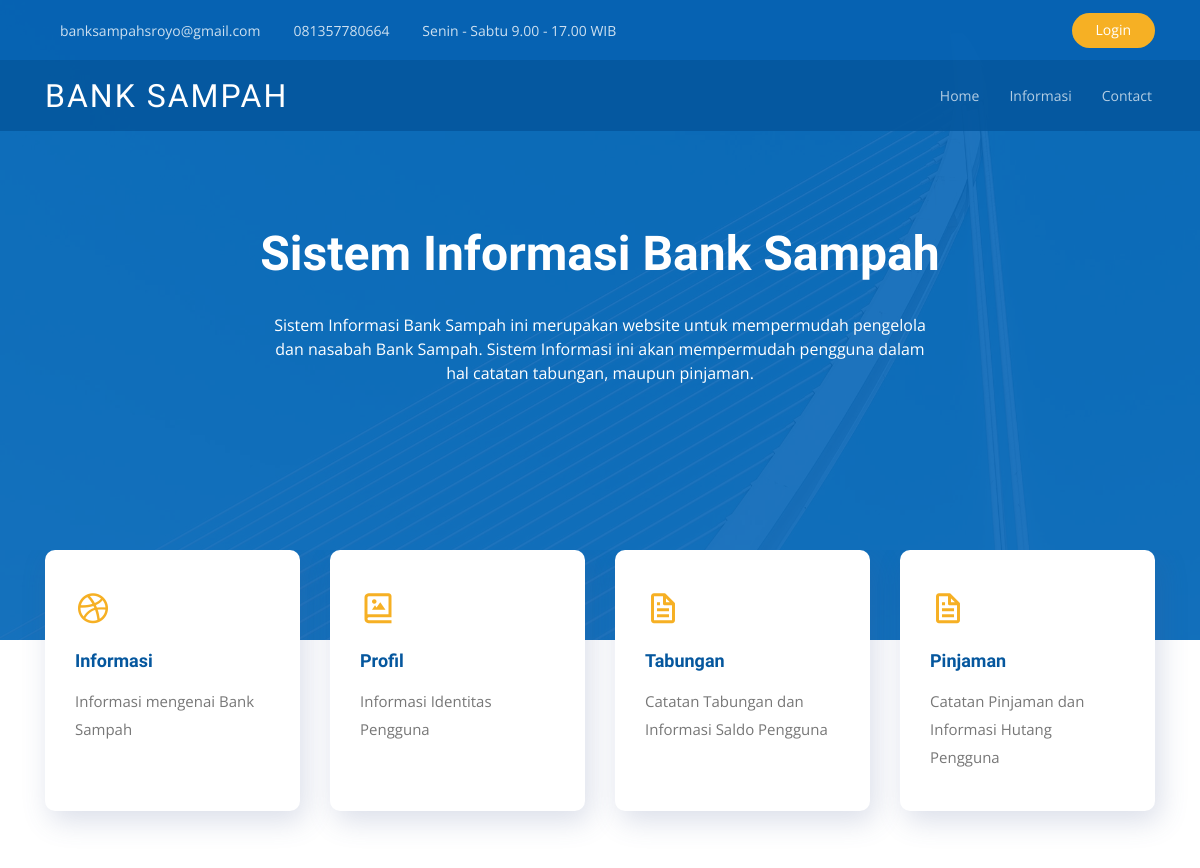
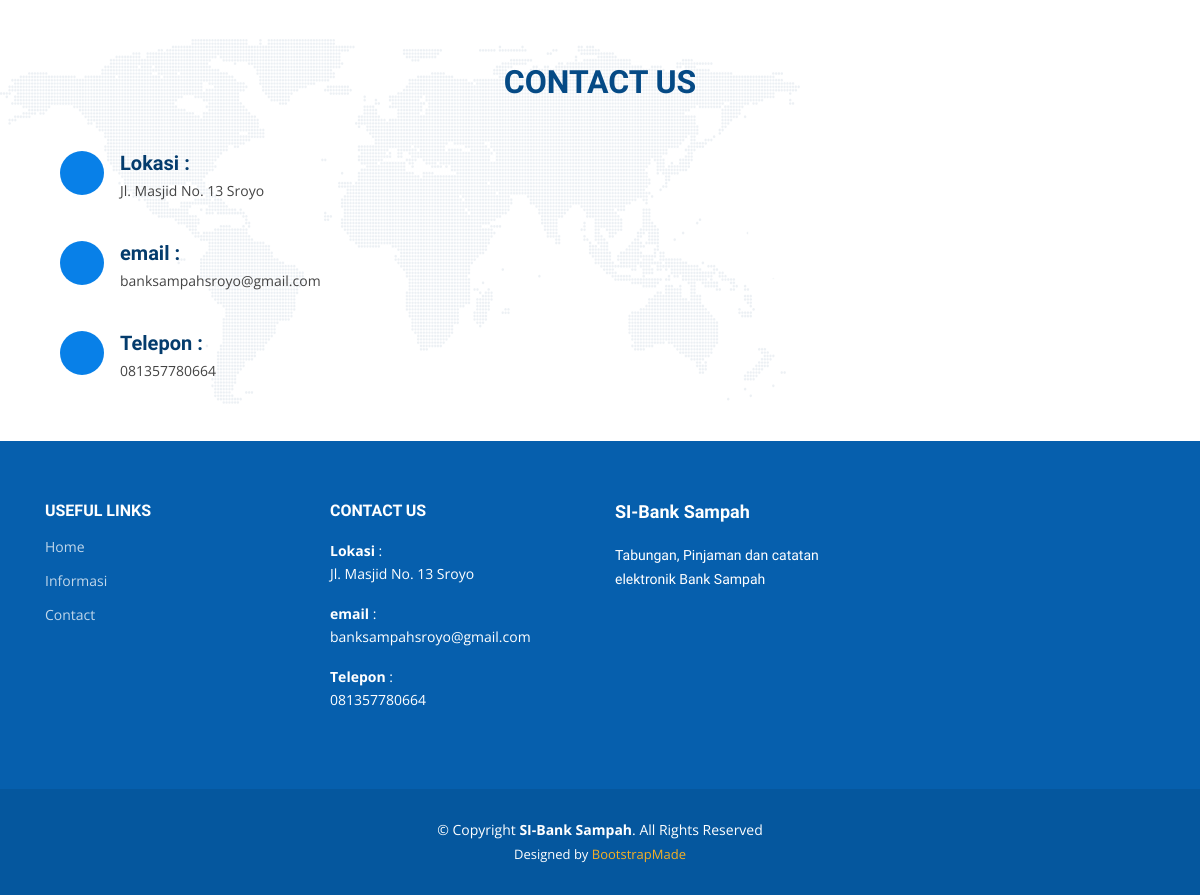
The page /USER/index.php on the database its author committed (2 pictures, top to bottom).
### tables this page shows
CREATE TABLE `tb_config` (
  `id_config` int(11) NOT NULL,
  `judul` varchar(50) NOT NULL,
  `isi` text NOT NULL
);

### USER/index.php (the view, shortened to what this page needs)
<!DOCTYPE html>
<html lang="en">
<head>
  <link href="assets/vendor/bootstrap/css/bootstrap.min.css" rel="stylesheet">
  <link href="assets/vendor/icofont/icofont.min.css" rel="stylesheet">
  <link href="assets/vendor/boxicons/css/boxicons.min.css" rel="stylesheet">
  <link href="assets/vendor/animate.css/animate.min.css" rel="stylesheet">
  <link href="assets/vendor/remixicon/remixicon.css" rel="stylesheet">
  <link href="assets/vendor/owl.carousel/assets/owl.carousel.min.css" rel="stylesheet">
  <link href="assets/vendor/venobox/venobox.css" rel="stylesheet">
  <link href="assets/vendor/aos/aos.css" rel="stylesheet">
  <link href="assets/css/style.css" rel="stylesheet">
</head>
<body>
  <?php include 'navbar.php'; ?>
  <section id="hero" class="d-flex justify-cntent-center align-items-center">
    <div id="heroCarousel" class="container carousel carousel-fade" data-ride="carousel">
      <div class="carousel-item active">
        <div class="carousel-container">
          <h2 class="animate__animated animate__fadeInDown"><span>Sistem Informasi Bank Sampah</span></h2>
          <p class="animate__animated animate__fadeInUp">Sistem Informasi Bank Sampah ini merupakan website untuk mempermudah pengelola dan nasabah Bank Sampah. Sistem Informasi ini akan mempermudah pengguna dalam hal catatan tabungan, maupun pinjaman.</p>
        </div>
      </div>
    </div>
  </section>
  <main id="main">
    <section id="icon-boxes" class="icon-boxes">
      <div class="container">
        <div class="row">
          <div class="col-md-6 col-lg-3 d-flex align-items-stretch mb-5 mb-lg-0" data-aos="fade-up" data-aos-delay="100">
            <div class="icon-box">
              <div class="icon"><i class="bx bxl-dribbble"></i></div>
              <h4 class="title"><a href="informasi.php">Informasi</a></h4>
              <p class="description">Informasi mengenai Bank Sampah</p>
            </div>
          </div>
          <div class="col-md-6 col-lg-3 d-flex align-items-stretch mb-5 mb-lg-0" data-aos="fade-up" >
            <div class="icon-box">
              <div class="icon"><i class="bx bx-photo-album"></i></div>
              <h4 class="title"><a href="profil.php">Profil</a></h4>
              <p class="description">Informasi Identitas Pengguna</p>
            </div>
          </div>
          <div class="col-md-6 col-lg-3 d-flex align-items-stretch mb-5 mb-lg-0" data-aos="fade-up" data-aos-delay="100">
            <div class="icon-box">
              <div class="icon"><i class="bx bx-file"></i></div>
              <h4 class="title"><a href="tabungan.php">Tabungan</a></h4>
              <p class="description">Catatan Tabungan dan Informasi Saldo Pengguna</p>
            </div>
          </div>
          <div class="col-md-6 col-lg-3 d-flex align-items-stretch mb-5 mb-lg-0" data-aos="fade-up" data-aos-delay="200">
            <div class="icon-box">
              <div class="icon"><i class="bx bx-file"></i></div>
              <h4 class="title"><a href="pinjaman.php">Pinjaman</a></h4>
              <p class="description">Catatan Pinjaman dan Informasi Hutang Pengguna</p>
            </div>
          </div>
        </div>
      </div>
    </section>
    <?php
      include('koneksi_db.php');
      $query   = mysqli_query($koneksi,"SELECT * FROM tb_config WHERE id_config = 1 OR id_config = 2 OR id_config = 3 ");
    ?>
    <section id="contact" class="contact">
      <div class="container" data-aos="fade-up">
        <div class="section-title">
          <h2>Contact Us</h2>
        </div>
        <div class="row">
          <div class="col-lg-12 d-flex align-items-stretch" data-aos="fade-right" data-aos-delay="100">
            <div class="col-lg-5">
              <div class="info">
                <?php
                  $class = [ "address", "icofont-google-map", "email", "icofont-envelope", "phone", "icofont-phone"];
                  $div = 0;
                  $i = 1;
                  while($data = mysqli_fetch_array($query)) {
                ?>
                <div class=<?php echo $class[$div]; $div += 2;?>>
                  <i class=<?php echo $class[$i]; $i += 2;?>></i>
                  <h4><?php echo $data['judul']; echo" :";?></h4>
                  <p><?php echo $data['isi']; ?></p>
                </div>
                <?php
                  }
                ?>
              </div>
            </div>
          </div>
        </div>
      </div>
    </section>
  </main>
  <?php include 'footer.php'; ?>
</body>
</html>

### USER/navbar.php (shortened to what this page needs)
<div id="topbar" class="d-none d-lg-flex align-items-center fixed-top topbar-inner-pages">
  <div class="container d-flex align-items-center">
    <div class="contact-info mr-auto">
      <ul>
        <?php
          include('koneksi_db.php');
          $query   = mysqli_query($koneksi,"SELECT judul, isi FROM tb_config WHERE id_config = 2 OR id_config = 3 OR id_config = 4 ");
          $class = ["icofont-envelope", "icofont-phone", "icofont-clock-time icofont-flip-horizontal"];
          $div = 0;
          while($data = mysqli_fetch_array($query)) {
            $isi = preg_replace('#</?p.*?>#is', '', $data['isi']);
            if ($data['judul'] == "Email"){
              echo "<li><i class=".$class[$div]."></i><a href='mailto:".$isi."'>".$isi."</a></li>";
              $div += 1;
            } else {
              echo "<li><i class=".$class[$div]."></i>".$isi."</li>";
              $div += 1;
            }
          }
        ?>
      </ul>
    </div>
    <div class="cta">
      <a href="../ADMIN/login.php" class="scrollto" <?php if (!empty($_SESSION)) { echo "style='display:none'"; } ?>>Login</a>
    </div>
  </div>
</div>
<header id="header" class="fixed-top header-inner-pages">
  <div class="container d-flex align-items-center">
    <h1 class="logo mr-auto"><a href="index.php" class="scrollto">BANK SAMPAH</a></h1>
    <nav class="nav-menu d-none d-lg-block">
      <ul>
        <li><a href="index.php">Home</a></li>
        <li><a href="informasi.php">Informasi</a></li>
        <li><a href="contact.php">Contact</a></li>
      </ul>
    </nav>
  </div>
</header>

### USER/footer.php (shortened to what this page needs)
<footer id="footer">
  <div class="footer-top">
    <div class="container">
      <div class="row">
        <div class="col-lg-3 col-md-6 footer-links">
          <h4>Useful Links</h4>
          <ul>
            <li><a href="index.php">Home</a></li>
            <li><a href="informasi.php">Informasi</a></li>
            <li><a href="contact.php">Contact</a></li>
          </ul>
        </div>
        <?php
        include('koneksi_db.php');
        $query   = mysqli_query($koneksi,"SELECT judul, isi FROM tb_config WHERE id_config = 1 OR id_config = 2 OR id_config = 3 ");
        ?>
        <div class="col-lg-3 col-md-6 footer-contact">
          <h4>Contact Us</h4>
          <?php
            while($data = mysqli_fetch_array($query)) {
          ?>
              <strong><?php echo $data['judul'] ?></strong>
              <?php echo ":".$data['isi']; ?>
          <?php
            }
          ?>
        </div>
        <div class="col-lg-3 col-md-6 footer-info">
          <h3>SI-Bank Sampah</h3>
          <p>Tabungan, Pinjaman dan catatan elektronik Bank Sampah </p>
        </div>
      </div>
    </div>
  </div>
  <div class="container">
    <div class="copyright">
      &copy; Copyright <strong><span>SI-Bank Sampah</span></strong>. All Rights Reserved
    </div>
    <div class="credits">
      Designed by <a href="https://bootstrapmade.com/">BootstrapMade</a>
    </div>
  </div>
</footer>

### rows shown on the page
tb_config: isi "banksampahsroyo@gmail.com", judul "email"
tb_config: isi "081357780664", judul "Telepon"
tb_config: isi "Senin - Sabtu 9.00 - 17.00 WIB"
tb_config: judul "Lokasi", isi "Jl. Masjid No. 13 Sroyo"
